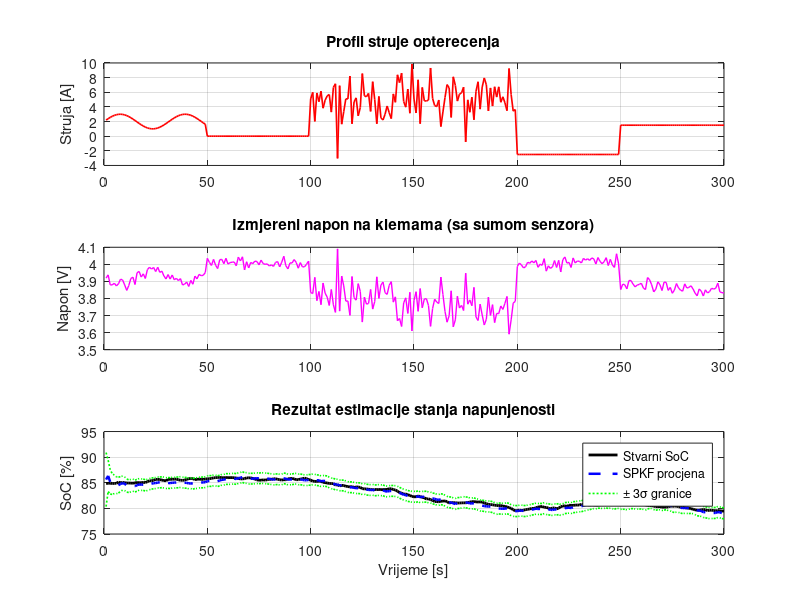

Recreate this plot in MATLAB.

% Estimacija stanja napunjenosti (SoC) Li-ion celije pomocu SPKF-a
% Referenca: Plett ECE5550 (Lekcija 6.6)


clear; clc; clf;

%% 1. Parametri baterije i simulacije
Cap_Ah   = 2.5;                     % nominalni kapacitet celije [Ah]
Q_total  = Cap_Ah * 3600;           % kapacitet u As
R0       = 0.035;                   % unutarnji omski otpor [Ohm]
dt       = 1;                       % period uzorkovanja [s]
maxIter  = 300;                     % trajanje simulacije (5 min)

% Aproksimacija nelinearne OCV-SoC krivulje
ocv_func = @(s) 3.0 + 0.9*s + 0.25*s.^2 + 0.05*log(s + 1e-4) - 0.03*log(1.001 - s);

%% 2. Postavke SPKF-a i tezinski faktori
Nx  = 1;                            % dimenzija stanja (SoC)
Nxa = 3;                            % augmentirano stanje [x, w, v]
Nz  = 1;                            % dimenzija mjerenja (napon)

h = sqrt(3);
Wmx(1) = (h*h - Nxa)/(h*h);
Wmx(2) = 1/(2*h*h);
Wcx = Wmx;
Wmxz = [Wmx(1), repmat(Wmx(2), [1, 2*Nxa])]';

%% 3. Sumovi i inicijalizacija filtara
SigmaW = 1e-6;                      % kovarijanca procesnog suma
SigmaV = 0.0004;                    % kovarijanca suma voltmetra (~20 mV)
SigmaX = 0.05;                      % pocetna nesigurnost procjene

xtrue = 0.85;                       % stvarni pocetni SoC (85%)
xhat  = 0.50;                       % pocetna procjena (50% - test konvergencije)

% Polja za spremanje podataka
xstore      = zeros(maxIter, 1);
xhatstore   = zeros(maxIter, 1);
SigmaXstore = zeros(maxIter, 1);
Istore      = zeros(maxIter, 1);
Vstore      = zeros(maxIter, 1);

%% 4. Petlja estimacije
for k = 1:maxIter
    % Profil struje opterecenja (gradska voznja, semafor, gas, regeneracija)
    if k < 50
        Ik = 2.0 + 1.0*sin(k/5);
    elseif k < 100
        Ik = 0.0;
    elseif k < 200
        Ik = 5.0 + 2.0*randn;
    elseif k < 250
        Ik = -2.5;                  % punjenje
    else
        Ik = 1.5;
    end
    
    % SPKF Step 1a: State estimate time update
    xhata = [xhat; 0; 0];
    Pxa = blkdiag(SigmaX, SigmaW, SigmaV);
    sPxa = chol(Pxa, 'lower');
    
    % Generiranje 7 sigma tocaka
    X = xhata(:, ones([1, 2*Nxa+1])) + h*[zeros([Nxa, 1]), sPxa, -sPxa];
    
    % Propagacija kroz fiziku (Coulomb counting)
    Xx = X(1,:) - (dt / Q_total)*Ik + X(2,:);
    xhat = Xx * Wmxz;
    
    % SPKF Step 1b: Covariance of prediction 
    Xs  = (Xx(:, 2:end) - xhat*ones([1, 2*Nxa])) * sqrt(Wcx(2));
    Xs1 = Xx(:, 1) - xhat;
    SigmaX = Xs*Xs' + Wcx(1)*(Xs1*Xs1');
    
    % Stvarna celija (simulacija)
    w = sqrt(SigmaW) * randn;
    v = sqrt(SigmaV) * randn;
    xtrue = xtrue - (dt / Q_total)*Ik + w;
    ztrue = ocv_func(xtrue) - R0*Ik + v;
    
    % SPKF Step 1c: Output estimate 
    Z = ocv_func(Xx) - R0*Ik + X(3,:);
    zhat = Z * Wmxz;
    
    % SPKF Step 2a: Estimator gain matrix 
    Zs  = (Z(:, 2:end) - zhat*ones([1, 2*Nxa])) * sqrt(Wcx(2));
    Zs1 = Z(:, 1) - zhat;
    SigmaXZ = Xs*Zs' + Wcx(1)*(Xs1*Zs1');
    SigmaZ  = Zs*Zs' + Wcx(1)*(Zs1*Zs1');
    Lx = SigmaXZ / SigmaZ;
    
    % SPKF Step 2b: Measurement state update
    xhat = xhat + Lx*(ztrue - zhat);
    xhat = max(0, min(1, xhat));     % zasicenje na fizikalne granice [0, 1]
    
    % SPKF Step 2c: Measurement covariance update 
    SigmaX = SigmaX - Lx*SigmaZ*Lx';
    
    % Spremanje rezultata
    xstore(k)      = xtrue;
    xhatstore(k)   = xhat;
    SigmaXstore(k) = SigmaX;
    Istore(k)      = Ik;
    Vstore(k)      = ztrue;
end

%% 5. Proracun pogreske estimacije
eval_idx = 20:maxIter;              % evaluacija nakon prijelazne pojave
rmse = sqrt(mean((xstore(eval_idx) - xhatstore(eval_idx)).^2)) * 100;
max_err = max(abs(xstore(eval_idx) - xhatstore(eval_idx))) * 100;

fprintf('RMSE u stacionarnom stanju: %.3f %%\n', rmse);
fprintf('Maksimalna greska:          %.3f %%\n', max_err);

%% 6. Crtanje grafova
figure(1); clf;

subplot(3, 1, 1);
plot(1:maxIter, Istore, 'r', 'LineWidth', 1.2); grid on;
ylabel('Struja [A]');
title('Profil struje opterecenja');

subplot(3, 1, 2);
plot(1:maxIter, Vstore, 'm', 'LineWidth', 1); grid on;
ylabel('Napon [V]');
title('Izmjereni napon na klemama (sa sumom senzora)');

subplot(3, 1, 3);
plot(1:maxIter, xstore*100, 'k-', 'LineWidth', 2); hold on;
plot(1:maxIter, xhatstore*100, 'b--', 'LineWidth', 1.8);
plot(1:maxIter, (xhatstore + 3*sqrt(SigmaXstore))*100, 'g:', 'LineWidth', 1.2);
plot(1:maxIter, (xhatstore - 3*sqrt(SigmaXstore))*100, 'g:', 'LineWidth', 1.2);
grid on;
xlabel('Vrijeme [s]'); ylabel('SoC [%]');
legend('Stvarni SoC', 'SPKF procjena', '\pm 3\sigma granice', 'Location', 'best');
title('Rezultat estimacije stanja napunjenosti');
